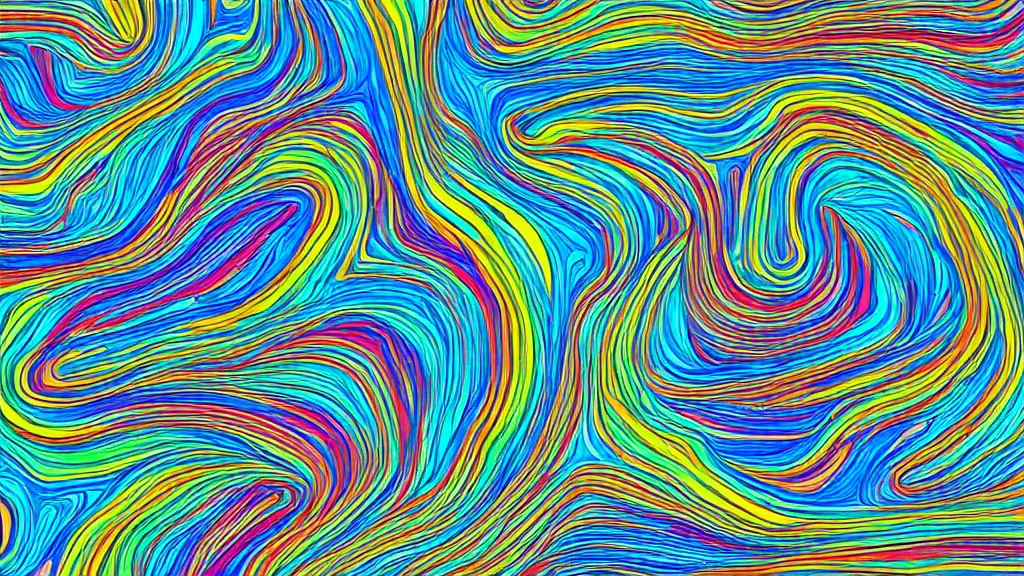
#> input picture code/Python_Proj/matplotlib/Otica_aplicada/imagemfft.jpg, 1024 x 576 px, found by its file name
$ python Otica_Fourier.py
#> lines starting #> are read from the running program, lines starting #| are printed output that depends on the picture
import numpy as np
import matplotlib.pyplot as plt
from scipy import fftpack
from PIL import Image

wavelength = 632.8*10**(-9) #Comprimento de onda da luz em m

f= (25+5*np.sin(106716- 100000))/100 # Distância focal em [m] das duas lentes no sistema 4f

system_size, laser_size= 0.01, 0.008 # Dimensão dos objetos em [m]

filter_size_low, filter_size_high = 0.001, 0.002 # Dimensões em [m] das aberturas a ser usadas para cada filtro

filter="low" # Defenir modo de operacão do filtro como "high", "low" ou "none"

low_max = filter_size_low/(2*wavelength*f) # calcular a frequência máxima do filtro passa baixo
high_min = filter_size_high/(2*wavelength*f) # calcular a frequência mínima do filtro passa alto

print("Frequency: ",f)
print("Low-filter max frequency: ", low_max)
print("High-filter minfrequency: ", high_min)

N_mask, N_output = 1024, 1024 # Número de píxeis a usar para criar a grid 2x2
pixsize_mask = system_size / N_mask # tamanho de um pixel

#######

x = np.linspace(-system_size / 2, system_size / 2, num=N_mask)
y = np.linspace(-system_size / 2, system_size / 2, num=N_mask)
xx, yy = np.meshgrid(x, y) # Criação da grid

# Frequências x e y são os ranges de frequência a ser representados no plano de fourier a uma distância f da primeira lente
# Objeto em z = 0, primeira lente em z = f e plano de fourier em z = 2f

freq_x = fftpack.fftshift(fftpack.fftfreq(N_mask, d=pixsize_mask))
freq_y = fftpack.fftshift(fftpack.fftfreq(N_mask, d=pixsize_mask))

x_freq=freq_x*wavelength*f # mapeamento das coordenadas no plano focal da lente
y_freq=freq_y*wavelength*f
xx_freq, yy_freq = np.meshgrid(x_freq, y_freq)

input_field = np.zeros((N_mask, N_mask)) # Campo laser monocromático com abertura circular
input_field[np.sqrt(xx**2+yy**2) < laser_size/2] = 1

# Campo de input em metros
plt.imshow(input_field, extent=[-system_size / 2, system_size / 2, -system_size / 2, system_size / 2])
plt.xlabel('x (m)')
plt.ylabel('y (m)')
plt.title("Laser Intensity")
plt.show()
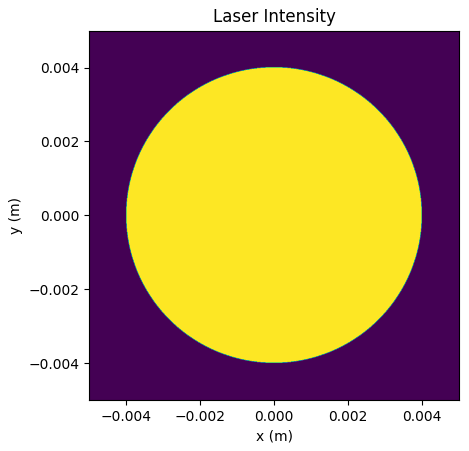
#> figure drawn by matplotlib, 1 panel

# Objeto escolhido para fazer a fft. Fica em z = 0
mypath='C:/Users/Luis/Desktop/Python_Proj/matplotlib/Otica_aplicada/imagemfft.jpg'

img = Image.open(mypath) # Carregar imagem
#> img is the input picture: PIL image 1024x576 RGB; mean R, G, B 94.3, 145.2, 144.4
img = img.convert('L') # Converter para preto e branco
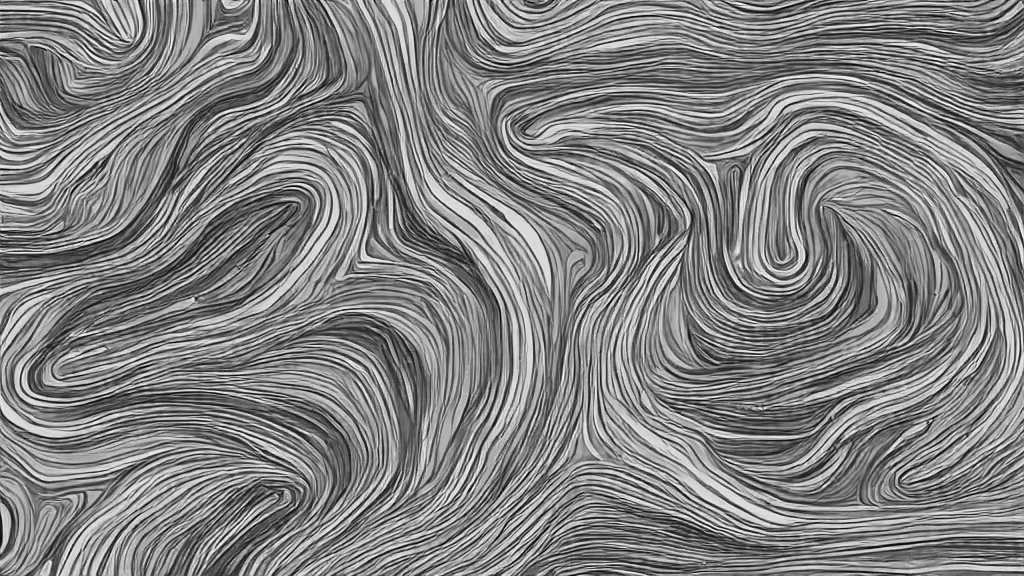
#> img: PIL image 1024x576 L; min 1, max 254, mean 129.9
img = img.resize((len(x), len(y))) # Reconverter a imagem para o tamanho escolhido (N_mask e N_output)
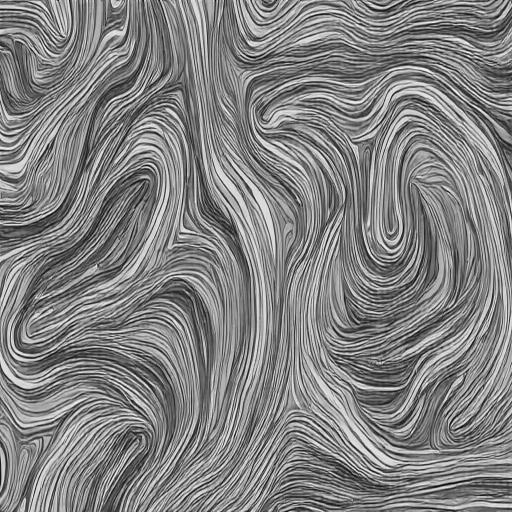
#> img: PIL image 1024x1024 L (shown at 1/2 size); min 0, max 255, mean 129.9
img_array = np.asarray(img) #Converter imagem para um array 2x2
object_ = img_array / 255.0 # Normalizar a imagem

filter_low = np.zeros((N_mask, N_mask)) # Filtro passa baixo
filter_low[np.sqrt(xx_freq**2+yy_freq**2) < filter_size_low/2] = 1

filter_high = np.ones((N_mask, N_mask)) # Filtro passa alto
filter_high[np.sqrt(xx_freq**2+yy_freq**2) < (filter_size_high/2)] = 0

#######

input_field=input_field*object_
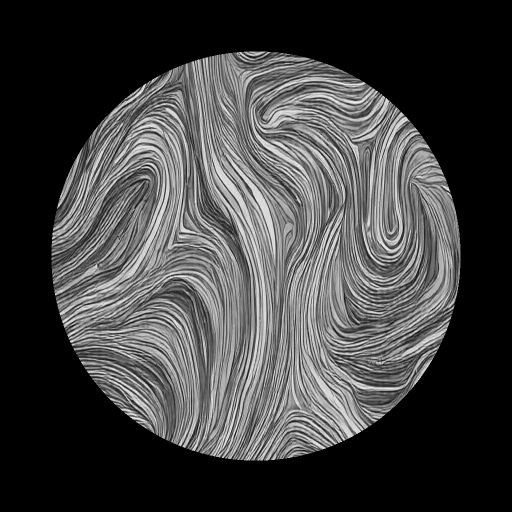
#> input_field: shape (1024, 1024) float64 (shown at 1/2 size); min 0, max 0.988, mean 0.254

# Mostrar campo de input
plt.imshow(input_field, extent=[-system_size / 2, system_size / 2, -system_size / 2, system_size / 2])
plt.xlabel('x (m)')
plt.ylabel('y (m)')
plt.title("Laser Intensity after object")
plt.show()

fourier_plane = fftpack.fftshift(fftpack.fft2(fftpack.ifftshift(input_field))) # Aplicaçáo da fft

#Escolha do filtro no plano de Fourier
if filter=="low":
    output_ft = fourier_plane*filter_low
elif filter=="high":
    output_ft = fourier_plane*filter_high
elif filter=="none":
    output_ft = fourier_plane
else:
    print("Error: filter not defined, you can choose none")

#Intensidade no plano de fourier da segunda lente, depois do shift
output_field = fftpack.ifftshift(fftpack.ifft2(fftpack.fftshift(output_ft)))

############

fig, axs = plt.subplots(2,2, figsize=(12,10)) # Definir tela para plot
fig.suptitle('Fourier optics')
axs[0,0].set_title('Input Field') # Plot do campo de input
im_1=axs[0,0].imshow(input_field, extent=[-system_size / 2, system_size / 2, -system_size / 2, system_size / 2])
axs[0,0].set_xlabel('x (m)')
axs[0,0].set_ylabel('y (m)')

axs[0,1].set_title('Fourier Transform') # Plot da fft
axs[0,1].set_xlabel(r'$f_x$ ($m^{-1}$)')
axs[0,1].set_ylabel(r'$f_y$ ($m^{-1}$)')
im_2=axs[0,1].imshow(np.abs(fourier_plane), extent=[x_freq.min(), x_freq.max(), y_freq.min(), y_freq.max()])
if filter=="low":
    axs[1,0].set_title('Fourier Transform with filter') # Plot Da fft com filtro passa baixo
    im_3=axs[1,0].imshow(np.abs(fourier_plane)*filter_low, extent=[x_freq.min(), x_freq.max(), y_freq.min(), y_freq.max()])
    axs[1,0].set_xlabel(r'$f_x$ ($m^{-1}$)')
    axs[1,0].set_ylabel(r'$f_y$ ($m^{-1}$)')
elif filter=="high":
    axs[1,0].set_title('Fourier Transform with filter') # Plot Da fft com filtro passa alto
    im_3=axs[1,0].imshow(np.abs(fourier_plane)*filter_high, extent=[x_freq.min(), x_freq.max(), y_freq.min(), y_freq.max()])
    axs[1,0].set_xlabel(r'$f_x$ ($m^{-1}$)')
    axs[1,0].set_ylabel(r'$f_y$ ($m^{-1}$)')
elif filter=="none":
    axs[1,0].set_title('Fourier Transform without filter') # Plot Da fft sem filtro
    im_3=axs[1,0].imshow(np.abs(fourier_plane), extent=[x_freq.min(), x_freq.max(), y_freq.min(), y_freq.max()])
    axs[1,0].set_xlabel(r'$f_x$ ($m^{-1}$)')
    axs[1,0].set_ylabel(r'$f_y$ ($m^{-1}$)')
else:
    print("Error: filter not defined, you can choose none")
axs[1,1].set_title('Output Field') # Plot da imagem de output
im_4=axs[1,1].imshow(np.abs(output_field), extent=[-system_size / 2, system_size / 2, -system_size / 2, system_size / 2])
axs[1,1].set_xlabel('x (m)')
axs[1,1].set_ylabel('y (m)')
im_2.set_clim(0, 700)
im_3.set_clim(0, 700)
plt.subplots_adjust(left=0.085, bottom=0.068, right=0.93, top=0.88, wspace=0.486, hspace=0.245)
plt.show()
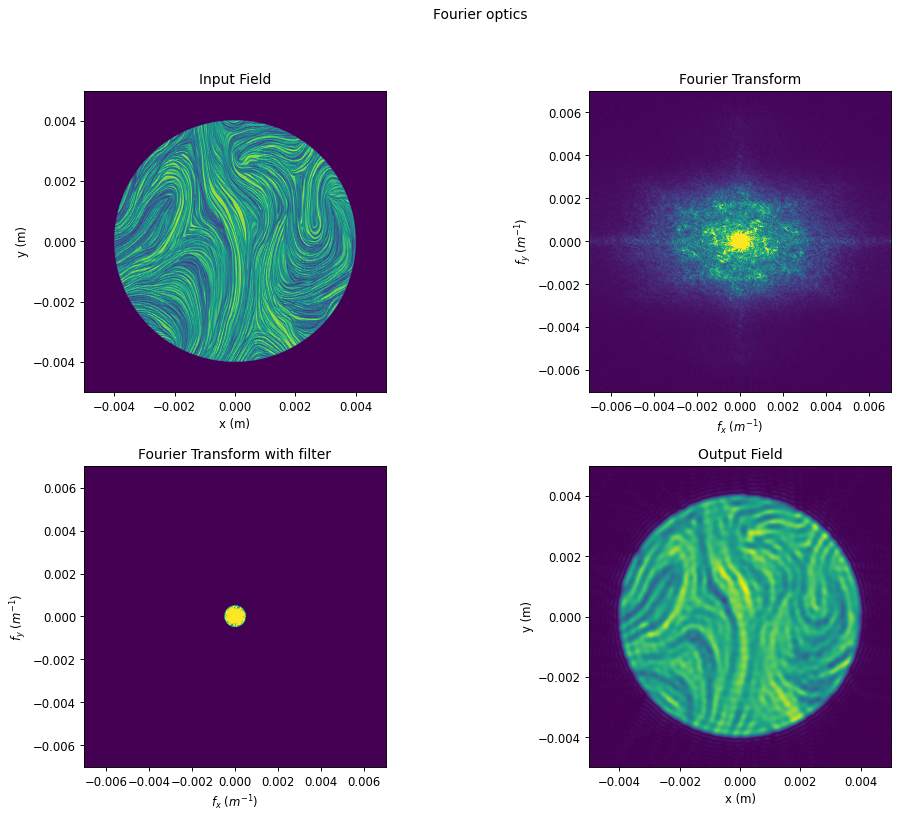
#> figure drawn by matplotlib, 4 panels
